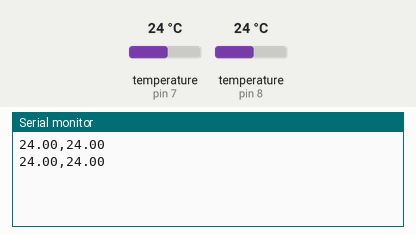
This sketch was run on a simulated Arduino Uno, built with avr-gcc and run on an emulated ATmega328P. On the bench: the last lines printed to the serial monitor. The inputs (shaded band) are chosen by the test bench; at power-on: temperature (sensors on pin 7, pin 8) 24 °C.

Above: at 4.8 s.
4.9 s: temperature (sensor on pin 7) set to 12 °C
At 6.9 s:
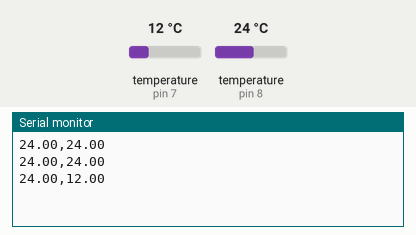
8.5 s: temperature (sensor on pin 8) set to 12 °C
At 9.9 s:
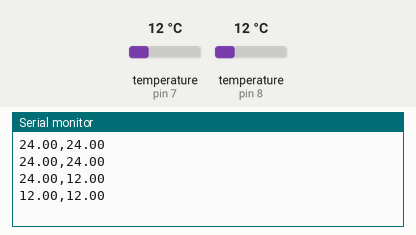
12.1 s: temperature (sensor on pin 7) set to 19 °C
At 14.6 s:
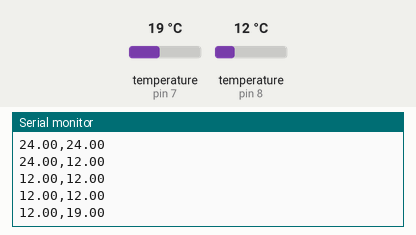
15.7 s: temperature (sensor on pin 8) set to 19 °C
At 17.7 s:
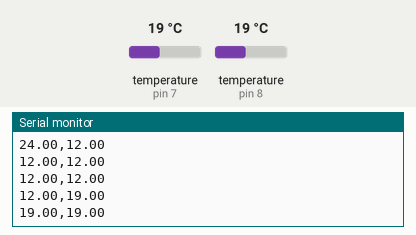
Timing chart, 0 to 19.2 s (numbered marks = the images above; inputs shaded):
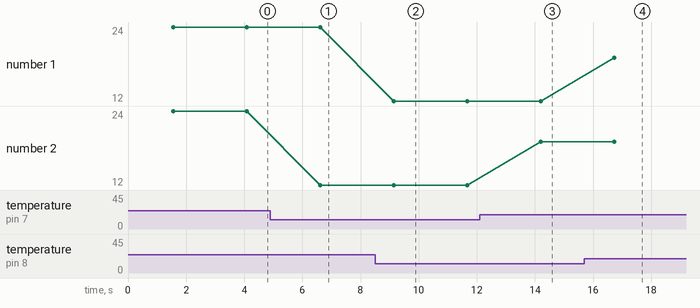

The sketch:

DS18B20Sensorx2.ino
```cpp
// Team DumpTruck
//TEMP SENSING for DS18B20

#include <OneWire.h>         //importing required libraries
#include <DallasTemperature.h>
#define ONE_Wire_Bus_1 8      // defining the data ports
#define ONE_Wire_Bus_2 7

OneWire oneWire_OIL(ONE_Wire_Bus_1);          //assigning ports to variables within the library ONEWire
OneWire oneWire_WATER(ONE_Wire_Bus_2);

DallasTemperature sensor_OIL(&oneWire_OIL);   //assigning Oil, Water as Temp sensors using Dallas library
DallasTemperature sensor_H20(&oneWire_WATER);

float oilTemp = 0;      //inital value
float waterTemp = 0;    // variable declaration


void setup() {
  Serial.begin(9600);   //communicate to serial
  sensor_OIL.begin();   //initiate 'sensing'
  sensor_H20.begin();

}

void loop() {
  sensor_OIL.requestTemperatures(); //asks for temperature using the Dalla Temp library
  sensor_H20.requestTemperatures();

  oilTemp = sensor_OIL.getTempCByIndex(0);      //specifies Celcius
  waterTemp = sensor_H20.getTempCByIndex(0);


 //Serial.print("Oil Temp - ");
 Serial.print(oilTemp);       //prints the sensor date
 Serial.print(",");
// Serial.print("Water Temp - ");
 Serial.println(waterTemp);   // sends data seperated via , and the split character


  delay(1000);          //pause for data (to be removed/ decreased)


}
```

Measured:
- after the input at 4.9 s, the serial monitor: prints a new line after 1.7 s (image 1)
- after the input at 8.5 s, the serial monitor: prints a new line after 0.65 s (image 2)
- after the input at 12.1 s, the serial monitor: prints a new line after 2.1 s (image 3)
- after the input at 15.7 s, the serial monitor: prints a new line after 1.0 s (image 4)
- plotted number 2: 24 → 12 after the input at 4.9 s, 12 → 19 after the input at 12.1 s
